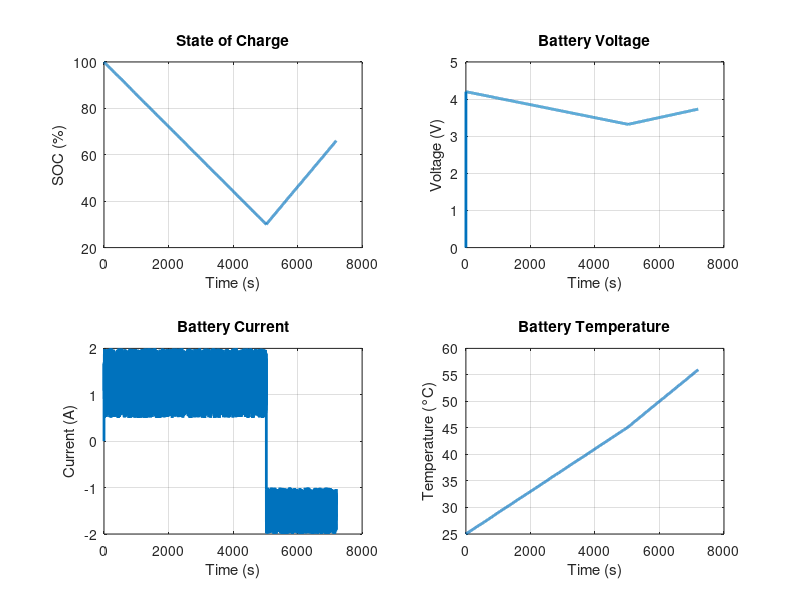

Write MATLAB code to recreate this figure.
%% ========================================================================
% MATLAB Battery Management System (BMS)
% Version 4
% Author : Shubhankar Saha
% ========================================================================

clc
clear
close all

%% ========================= BATTERY PARAMETERS ===========================

capacity = 2.5;                 % Ah
initialSOC = 100;               % %
simulationTime = 7200;          % seconds
dt = 1;                         % seconds

minimumSOC = 30;                % Charging starts
maximumSOC = 90;                % Charging stops

initialTemperature = 25;        % Degree Celsius
ambientTemperature = 25;        % Degree Celsius

SOH = 100;                      % %
batteryEfficiency = 98;         % %

%% ========================= TIME VECTOR =================================

time = 0:dt:simulationTime;

N = length(time);

%% ========================= MEMORY ALLOCATION ===========================

SOC = zeros(1,N);
Voltage = zeros(1,N);
Current = zeros(1,N);
Temperature = zeros(1,N);

SOC(1)=initialSOC;
Temperature(1)=initialTemperature;

%% ========================= SIMULATION ==================================

charging = false;

for k=2:N

    %---------------------- CHARGING LOGIC -----------------------------

    if charging==false

        Current(k)=0.5+1.5*rand;

        SOC(k)=SOC(k-1)-Current(k)*dt/(capacity*3600)*100;

        if SOC(k)<=minimumSOC
            charging=true;
        end

    else

        Current(k)=-(1+rand);

        SOC(k)=SOC(k-1)-Current(k)*dt/(capacity*3600)*100;

        if SOC(k)>=maximumSOC
            charging=false;
        end

    end

    %---------------------- LIMIT SOC -----------------------------

    if SOC(k)>100
        SOC(k)=100;
    end

    if SOC(k)<0
        SOC(k)=0;
    end

    %---------------------- TEMPERATURE MODEL ----------------------

    Temperature(k)=Temperature(k-1)+0.004*abs(Current(k));

    % Natural Cooling

    if Temperature(k)>ambientTemperature

        Temperature(k)=Temperature(k)-0.001;

    end

    %---------------------- VOLTAGE MODEL --------------------------

    Voltage(k)=3+1.2*(SOC(k)/100)-0.002*(Temperature(k)-25);

    %---------------------- SOH DEGRADATION ------------------------

    SOH=SOH-0.000015;

    if SOH<80
        batteryEfficiency=95;
    end

end

%% ========================= REMAINING USEFUL LIFE =======================

RUL=(SOH/100)*1000;

%% ========================= WARNINGS ====================================

LowBattery = min(SOC)<20;

HighTemperature=max(Temperature)>60;

%% ========================= DASHBOARD ===================================

figure('Name','Battery Management System','NumberTitle','off')

subplot(2,2,1)

plot(time,SOC,'LineWidth',2)

grid on

xlabel('Time (s)')

ylabel('SOC (%)')

title('State of Charge')

subplot(2,2,2)

plot(time,Voltage,'LineWidth',2)

grid on

xlabel('Time (s)')

ylabel('Voltage (V)')

title('Battery Voltage')

subplot(2,2,3)

plot(time,Current,'LineWidth',2)

grid on

xlabel('Time (s)')

ylabel('Current (A)')

title('Battery Current')

subplot(2,2,4)

plot(time,Temperature,'LineWidth',2)

grid on

xlabel('Time (s)')

ylabel('Temperature (°C)')

title('Battery Temperature')

%% ========================= SUMMARY =====================================

fprintf('\n');
fprintf('=====================================================\n');
fprintf('        BATTERY MANAGEMENT SYSTEM SUMMARY\n');
fprintf('=====================================================\n');

fprintf('Initial SOC              : %.2f %%\n',initialSOC);
fprintf('Final SOC                : %.2f %%\n',SOC(end));

fprintf('Maximum Voltage          : %.2f V\n',max(Voltage));
fprintf('Minimum Voltage          : %.2f V\n',min(Voltage));

fprintf('Average Current          : %.2f A\n',mean(Current));

fprintf('Maximum Temperature      : %.2f C\n',max(Temperature));

fprintf('Battery Health (SOH)     : %.2f %%\n',SOH);

fprintf('Battery Efficiency       : %.2f %%\n',batteryEfficiency);

fprintf('Remaining Useful Life    : %.0f Cycles\n',RUL);

fprintf('=====================================================\n');

if LowBattery

    fprintf('WARNING : Low Battery Detected\n');

else

    fprintf('Battery Charge Level Normal\n');

end

if HighTemperature

    fprintf('WARNING : High Temperature Detected\n');

else

    fprintf('Battery Temperature Normal\n');

end

fprintf('=====================================================\n');
